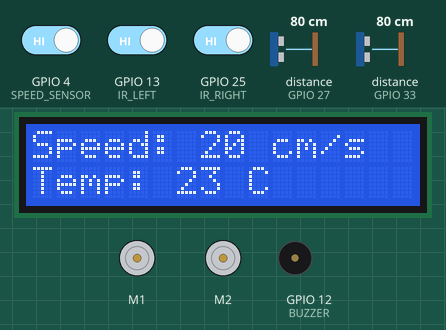
Simulated run of this sketch. Board: ESP32. Shown: 16×2 character LCD, 2 × DC motor (green arrow = forward, orange = backward, longer = faster), buzzer (waves = sounding, pin HIGH). Wiring (inferred from the names in the program): 2 × ultrasonic range finder: trigger GPIO 26, echo GPIO 27 / trigger GPIO 32, echo GPIO 33. The inputs (shaded band) are chosen by the test bench; at power-on: distance to the obstacle (sensors on GPIO 27, GPIO 33) 80 cm, GPIO 13 (IR_LEFT) HIGH, GPIO 4 (SPEED_SENSOR) HIGH, GPIO 25 (IR_RIGHT) HIGH. The echo pulse lasts 58.3 µs per cm; random numbers use the default seed unless the sketch sets one; nothing arrives over Bluetooth unless stated; pins used as bus, display or sensor lines are not drawn; what the sketch prints to the serial monitor is not drawn.

Above: at 1.2 s.
1.3 s: distance to the obstacle (sensor on GPIO 27) set to 27 cm
2.9 s: distance to the obstacle (sensor on GPIO 27) set to 22 cm
At 4.0 s:
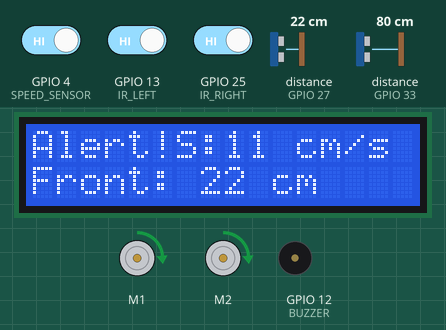
4.8 s: distance to the obstacle (sensor on GPIO 33) set to 9 cm
At 6.1 s:
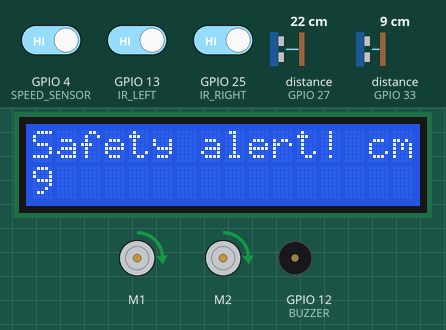
6.4 s: distance to the obstacle (sensor on GPIO 33) set to 6 cm
At 7.7 s:
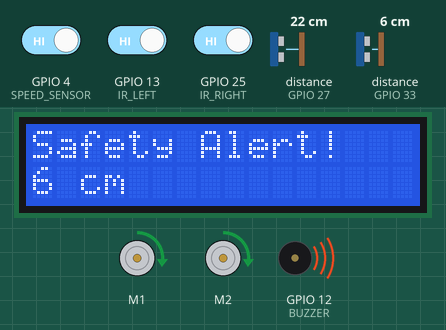
8.5 s: GPIO 13 (IR_LEFT) driven LOW
At 9.6 s:
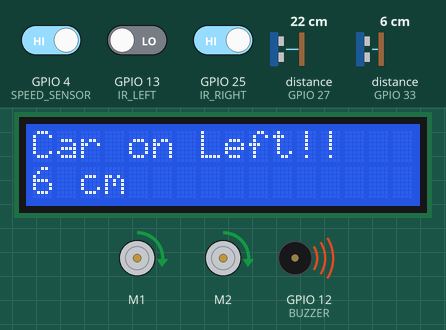
10.0 s: distance to the obstacle (sensor on GPIO 27) set to 9 cm
11.5 s: distance to the obstacle (sensor on GPIO 27) set to 6 cm
At 12.2 s:
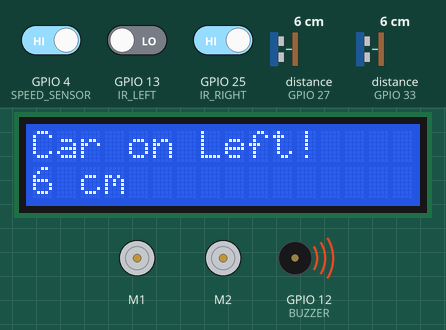
Timing chart, 0 to 14.2 s (numbered marks = the images above; inputs shaded):
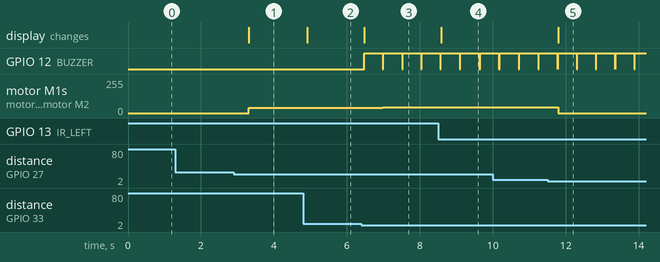

Measured:
- the behaviour switches between 25 and 24 cm on distance to the obstacle (sensor on GPIO 27) (found by bisection; images 0 and 1)
- the behaviour switches between 8 and 7 cm on distance to the obstacle (sensor on GPIO 33) (found by bisection; images 2 and 3)
- the behaviour switches between 8 and 7 cm on distance to the obstacle (sensor on GPIO 27) (found by bisection; images 4 and 5)
- after the input at 1.3 s, every drawn part: stays the same
- after the input at 2.9 s, motor M1, motor M2: stopped → forward 38/255 after 0.41 s; the display: changes after 0.41 s (image 1)
- after the input at 4.8 s, the display: changes after 0.11 s (image 2)
- after the input at 6.4 s, GPIO 12 (BUZZER): alternates HIGH for 0.51 s and LOW for 0.02 s, starting after 0.08 s; motor M1, motor M2: forward 38/255 → forward 45/255 after 0.58 s; the display: changes after 0.08 s (image 3)
- after the input at 8.5 s, the display: changes after 0.09 s (image 4)
- after the input at 11.5 s, motor M1, motor M2: forward 45/255 → stopped after 0.29 s; the display: changes after 0.30 s (image 5)

The sketch:

FINAL_CAR.ino
```cpp
#include <Robojax_L298N_DC_motor.h>
#include "BluetoothSerial.h"
#include <Wire.h>
#include <LiquidCrystal_I2C.h>

// Motor 1 (OUT1 and OUT2) settings
#define IN1 4
#define IN2 5
#define ENA  2 // this pin must be PWM enabled pin

// Motor 2 (OUT3 and OUT4) settings
#define IN3 28
#define IN4 19
#define ENB 23 // this pin must be PWM enabled pin

const int CW = 1; // Clockwise direction
const int CCW = 0; // Counter-clockwise direction

#define motor1 1 // OUT1 and OUT2 combined
#define motor2 2 // OUT3 and OUT4 combined

// Create motor object for L298N
Robojax_L298N_DC_motor motor(IN1, IN2, ENA, IN3, IN4, ENB, true);

// Initialize Bluetooth serial object
BluetoothSerial SerialBT;

// Initialize LCD
LiquidCrystal_I2C lcd(0x27, 16, 2); // LCD address 0x27, 16x2 display

// Define pins for ultrasonic sensors
#define TRIG_FRONT 26
#define ECHO_FRONT 27
#define TRIG_REAR 32
#define ECHO_REAR 33

// Define pins for IR sensors
#define IR_LEFT 13
#define IR_RIGHT 25

// Define buzzer pin
#define BUZZER 12

// Speed Sensor Pin
#define SPEED_SENSOR 4

volatile unsigned long lastPulseTime = 0;
volatile int pulseCount = 0;

// Variables for speed and temperature
float currentSpeed = 0.0;
int randomTemperature = 0;
unsigned long startTime = 0;

String bluetoothCommand = "";

void IRAM_ATTR countPulse() {
  unsigned long now = millis();
  if (now - lastPulseTime > 5) { // Debounce (minimum time between pulses)
    pulseCount++;
    lastPulseTime = now;
  }
}

void setup() {
  Serial.begin(115200); // Serial monitor for debugging
  SerialBT.begin("ESP32_BT_MOTOR"); // Set the Bluetooth name
  Serial.println("Bluetooth Started. Waiting for commands...");

  // Initialize LCD
  lcd.init();
  lcd.backlight();

  // Initialize ultrasonic sensors
  pinMode(TRIG_FRONT, OUTPUT);
  pinMode(ECHO_FRONT, INPUT);
  pinMode(TRIG_REAR, OUTPUT);
  pinMode(ECHO_REAR, INPUT);

  // Initialize IR sensors
  pinMode(IR_LEFT, INPUT);
  pinMode(IR_RIGHT, INPUT);

  // Initialize buzzer
  pinMode(BUZZER, OUTPUT);
  digitalWrite(BUZZER, LOW);

  // Initialize Speed Sensor
  pinMode(SPEED_SENSOR, INPUT_PULLUP);
  attachInterrupt(digitalPinToInterrupt(SPEED_SENSOR), countPulse, FALLING);

  motor.begin(); // Initialize motors
  randomSeed(analogRead(0)); // Seed for random temperature generation
}

long measureDistance(int trigPin, int echoPin) {
  digitalWrite(trigPin, LOW);
  delayMicroseconds(4);
  digitalWrite(trigPin, HIGH);
  delayMicroseconds(10);
  digitalWrite(trigPin, LOW);
  long duration = pulseIn(echoPin, HIGH, 30000); // Timeout after 30ms
  if (duration == 0) return 999; // If no echo received, return 999
  long distance = duration / 29 / 2; // Convert time to distance in cm
  return distance;
}

void calculateSpeed() {
  static unsigned long lastCalcTime = 0;
  unsigned long now = millis();
  unsigned long elapsedTime = now - lastCalcTime;

  // Calculate speed: pulses per second -> speed
  if (elapsedTime >= 1000) { // Every 1 second
    currentSpeed = pulseCount * 10.0; // Assuming each pulse = 10 cm of movement
    pulseCount = 0;
    lastCalcTime = now;
  }
}

void updateTemperature() {
  randomTemperature = random(23, 24); // Generate random temperature between 23 and 26
}

void moveMotors(int speed) {
  motor.rotate(motor1, speed, CW); // Motor 1 forward
  motor.rotate(motor2, speed, CW); // Motor 2 forward
}

void stopMotors() {
  motor.brake(motor1);
  motor.brake(motor2);
  startTime = 0; // Reset start time
}

bool isStopped = false;

void loop() {
  // Measure distances using ultrasonic sensors
  long distanceFront = measureDistance(TRIG_FRONT, ECHO_FRONT);
  long distanceRear = measureDistance(TRIG_REAR, ECHO_REAR);

  // Debugging: Print distance values to the serial monitor
  Serial.print("Front Distance: ");
  Serial.println(distanceFront);
  Serial.print("Rear Distance: ");
  Serial.println(distanceRear);

  // Read IR sensor values
  int leftIR = digitalRead(IR_LEFT);
  int rightIR = digitalRead(IR_RIGHT);

  // Update speed and temperature
  calculateSpeed();
  updateTemperature();

  // Bluetooth control
  if (SerialBT.available()) {
    bluetoothCommand = SerialBT.readStringUntil('\n');
    bluetoothCommand.trim(); // Remove extra spaces or newline characters
  }

  // Handle Bluetooth commands
  if (bluetoothCommand.startsWith("F")) { // Move forward
  if (distanceFront >= 8) { // Only move if safe
    int speed = getSpeedFromCommand(bluetoothCommand);

    // Check if this is the first time receiving the command
    if (startTime == 0) {
      startTime = millis(); // Record the start time
      motor.rotate(motor1, speed*0.6, CW); // Start motors at full speed
      motor.rotate(motor2, speed*0.6, CW);
      isStopped = false;
    } else if (millis() - startTime > 1000) { // After 2 seconds
      motor.rotate(motor1, speed * 0.5, CW); // Reduce speed to 50%
      motor.rotate(motor2, speed * 0.5, CW);
      isStopped = false;
    }
  } else {
    stopMotors();
    isStopped = true;
  }
} else if (bluetoothCommand.startsWith("B")) { // Move backward
  if (distanceRear >= 8) { // Only move if safe
    int speed = getSpeedFromCommand(bluetoothCommand);

    // Check if this is the first time receiving the command
    if (startTime == 0) {
      startTime = millis(); // Record the start time
      motor.rotate(motor1, speed, CCW); // Start motors at full speed
      motor.rotate(motor2, speed, CCW);
      isStopped = false;
    } else if (millis() - startTime > 2000) { // After 2 seconds
      motor.rotate(motor1, speed * 0.5, CCW); // Reduce speed to 50%
      motor.rotate(motor2, speed * 0.5, CCW);
      isStopped = false;
    }
  } else {
    stopMotors();
    isStopped = true;
  }
}

if (isStopped && distanceFront >= 8) {
    moveMotors(30*0.6); // Default speed to resume forward motion
    isStopped = false; // Reset stop flag
    Serial.println("Resuming forward motion after clearance detected.");
  }


  // Adjust display and alerts based on distance
  lcd.clear(); // Clear LCD before updating
  digitalWrite(BUZZER, LOW); // Turn off buzzer

  if (distanceFront < 8) {
    stopMotors();
    lcd.setCursor(0, 0);
    lcd.print("STOP!");
    lcd.setCursor(0, 1);
    lcd.print(distanceFront);
    lcd.print(" cm");
    digitalWrite(BUZZER, HIGH); // Long buzzer alert
    isStopped = true;
  } else if (distanceRear < 8) {
    lcd.setCursor(0, 0);
    lcd.print("Safety Alert!");
    lcd.setCursor(0, 1);
    lcd.print(distanceRear);
    lcd.print(" cm");
    digitalWrite(BUZZER, HIGH); // Long buzzer alert
    isStopped = true;
  }else if(distanceRear < 25){
    lcd.setCursor(0, 0);
    lcd.print("Safety alert!");
    lcd.print(" cm");
    lcd.setCursor(0, 1);
    lcd.print(distanceRear);
  } else if ((distanceFront >= 8 && distanceFront < 25) || (distanceRear >= 8 && distanceRear < 25)) {
    moveMotors(30*0.5);
    lcd.setCursor(0, 0);
    lcd.print("Alert!");
    //lcd.setCursor(0, 0);
    lcd.print("S:");
    lcd.print(11);
    lcd.print(" cm/s");
    if (distanceFront >= 8 && distanceFront < 25) {
      lcd.setCursor(0, 1);
      lcd.print("Front: ");
      lcd.print(distanceFront);
      lcd.print(" cm");
    } else {
      lcd.setCursor(0, 1);
      lcd.print("Rear: ");
      lcd.print(distanceRear);
      lcd.print(" cm");
    }
    Serial.println("Safety alert activated: Reduced speed!");
  } else {
    lcd.setCursor(0, 0);
    lcd.print("Speed: ");
    lcd.print(20);
    lcd.print(" cm/s");
    lcd.setCursor(0, 1);
    lcd.print("Temp: ");
    lcd.print(randomTemperature);
    lcd.print(" C");
  }

  // Blind spot alerts
  if (leftIR == LOW) {
    lcd.setCursor(0, 0);
    lcd.print("Car on Left!");
    digitalWrite(BUZZER, HIGH);
  } else if (rightIR == LOW) {
    lcd.setCursor(0, 0);
    lcd.print("Car on Right!");
    digitalWrite(BUZZER, HIGH);
  }

  delay(500); // Update readings every 500ms
}


// Function to parse speed from the command
int getSpeedFromCommand(String command) {
  int speed = 50; // Default speed
  int index = command.indexOf(' ');
  if (index != -1) {
    speed = command.substring(index + 1).toInt();
    speed = constrain(speed, 0, 100); // Ensure speed is between 0 and 100
  }
  return speed;
}
```
